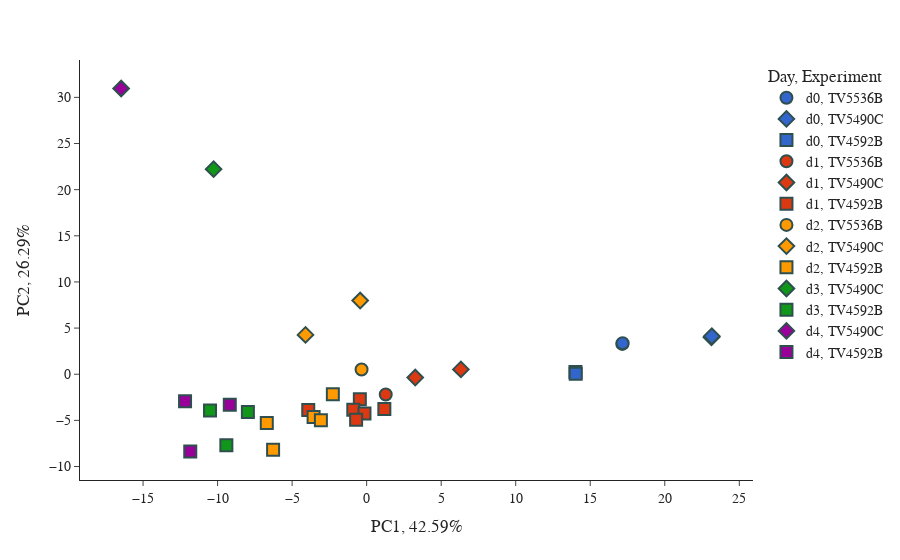

The notebook cell this image was saved under:
### Code cell
sample_map = {s:['median'] for s in vsts['library_14_2']}
test_gene = (vsts['library_14_2'].reset_index()
 .merge(annotation_df, on='barcode').drop(['locus_tag', 'phenotype', 'conc'], axis=1)
 .set_index('barcode')
 .groupby('ShortName').agg(sample_map))
test_gene.columns = [c[0] for c in test_gene.columns]
genes = test_gene.var(axis=1).sort_values(ascending=False).head(50).index
test_gene = test_gene.loc[genes]
df, pc1, pc2 = get_pca_df(test_gene)
plotPCA(df, pc1,pc2)

### Figure 1 — Plotly figure (JSON) as saved in the notebook; plotly's stock layout.template omitted (floating-point values rounded to 4 significant figures)
{"data": [{"customdata": [["inoculum"], ["inoculum"]], "hovertemplate": "Day=d0<br>Experiment=TV5536B<br>PC1, 42.59%=%{x}<br>PC2, 26.29%=%{y}<br>mouse=%{customdata[0]}<extra></extra>", "legendgroup": "d0, TV5536B", "marker": {"color": "#3366CC", "line": {"color": "DarkSlateGrey", "width": 2}, "size": 12, "symbol": "circle"}, "mode": "markers", "name": "d0, TV5536B", "orientation": "v", "showlegend": true, "type": "scatter", "x": [17.15, 17.17], "xaxis": "x", "y": [3.287, 3.353], "yaxis": "y"}, {"customdata": [["inoculum"], ["inoculum"]], "hovertemplate": "Day=d0<br>Experiment=TV5490C<br>PC1, 42.59%=%{x}<br>PC2, 26.29%=%{y}<br>mouse=%{customdata[0]}<extra></extra>", "legendgroup": "d0, TV5490C", "marker": {"color": "#3366CC", "line": {"color": "DarkSlateGrey", "width": 2}, "size": 12, "symbol": "diamond"}, "mode": "markers", "name": "d0, TV5490C", "orientation": "v", "showlegend": true, "type": "scatter", "x": [23.13, 23.16], "xaxis": "x", "y": [3.997, 4.108], "yaxis": "y"}, {"customdata": [["inoculum"], ["inoculum"]], "hovertemplate": "Day=d0<br>Experiment=TV4592B<br>PC1, 42.59%=%{x}<br>PC2, 26.29%=%{y}<br>mouse=%{customdata[0]}<extra></extra>", "legendgroup": "d0, TV4592B", "marker": {"color": "#3366CC", "line": {"color": "DarkSlateGrey", "width": 2}, "size": 12, "symbol": "square"}, "mode": "markers", "name": "d0, TV4592B", "orientation": "v", "showlegend": true, "type": "scatter", "x": [14.01, 14.02], "xaxis": "x", "y": [0.2394, 0.05462], "yaxis": "y"}, {"customdata": [["am359"]], "hovertemplate": "Day=d1<br>Experiment=TV5536B<br>PC1, 42.59%=%{x}<br>PC2, 26.29%=%{y}<br>mouse=%{customdata[0]}<extra></extra>", "legendgroup": "d1, TV5536B", "marker": {"color": "#DC3912", "line": {"color": "DarkSlateGrey", "width": 2}, "size": 12, "symbol": "circle"}, "mode": "markers", "name": "d1, TV5536B", "orientation": "v", "showlegend": true, "type": "scatter", "x": [1.28], "xaxis": "x", "y": [-2.201], "yaxis": "y"}, {"customdata": [["al977"], ["al978"]], "hovertemplate": "Day=d1<br>Experiment=TV5490C<br>PC1, 42.59%=%{x}<br>PC2, 26.29%=%{y}<br>mouse=%{customdata[0]}<extra></extra>", "legendgroup": "d1, TV5490C", "marker": {"color": "#DC3912", "line": {"color": "DarkSlateGrey", "width": 2}, "size": 12, "symbol": "diamond"}, "mode": "markers", "name": "d1, TV5490C", "orientation": "v", "showlegend": true, "type": "scatter", "x": [6.324, 3.26], "xaxis": "x", "y": [0.5247, -0.3606], "yaxis": "y"}, {"customdata": [["ad934"], ["ad936"], ["ad931"], ["ad932"], ["ad935"], ["ad933"]], "hovertemplate": "Day=d1<br>Experiment=TV4592B<br>PC1, 42.59%=%{x}<br>PC2, 26.29%=%{y}<br>mouse=%{customdata[0]}<extra></extra>", "legendgroup": "d1, TV4592B", "marker": {"color": "#DC3912", "line": {"color": "DarkSlateGrey", "width": 2}, "size": 12, "symbol": "square"}, "mode": "markers", "name": "d1, TV4592B", "orientation": "v", "showlegend": true, "type": "scatter", "x": [-0.4573, -0.8964, 1.188, -3.918, -0.146, -0.7068], "xaxis": "x", "y": [-2.702, -3.854, -3.779, -3.871, -4.252, -4.928], "yaxis": "y"}, {"customdata": [["am359"]], "hovertemplate": "Day=d2<br>Experiment=TV5536B<br>PC1, 42.59%=%{x}<br>PC2, 26.29%=%{y}<br>mouse=%{customdata[0]}<extra></extra>", "legendgroup": "d2, TV5536B", "marker": {"color": "#FF9900", "line": {"color": "DarkSlateGrey", "width": 2}, "size": 12, "symbol": "circle"}, "mode": "markers", "name": "d2, TV5536B", "orientation": "v", "showlegend": true, "type": "scatter", "x": [-0.3412], "xaxis": "x", "y": [0.5178], "yaxis": "y"}, {"customdata": [["al976"], ["al978"]], "hovertemplate": "Day=d2<br>Experiment=TV5490C<br>PC1, 42.59%=%{x}<br>PC2, 26.29%=%{y}<br>mouse=%{customdata[0]}<extra></extra>", "legendgroup": "d2, TV5490C", "marker": {"color": "#FF9900", "line": {"color": "DarkSlateGrey", "width": 2}, "size": 12, "symbol": "diamond"}, "mode": "markers", "name": "d2, TV5490C", "orientation": "v", "showlegend": true, "type": "scatter", "x": [-0.4357, -4.101], "xaxis": "x", "y": [7.98, 4.261], "yaxis": "y"}, {"customdata": [["ad933"], ["ad936"], ["ad931"], ["ad934"], ["ad932"]], "hovertemplate": "Day=d2<br>Experiment=TV4592B<br>PC1, 42.59%=%{x}<br>PC2, 26.29%=%{y}<br>mouse=%{customdata[0]}<extra></extra>", "legendgroup": "d2, TV4592B", "marker": {"color": "#FF9900", "line": {"color": "DarkSlateGrey", "width": 2}, "size": 12, "symbol": "square"}, "mode": "markers", "name": "d2, TV4592B", "orientation": "v", "showlegend": true, "type": "scatter", "x": [-6.276, -3.56, -3.069, -2.267, -6.699], "xaxis": "x", "y": [-8.191, -4.627, -4.975, -2.176, -5.274], "yaxis": "y"}, {"customdata": [["al978"]], "hovertemplate": "Day=d3<br>Experiment=TV5490C<br>PC1, 42.59%=%{x}<br>PC2, 26.29%=%{y}<br>mouse=%{customdata[0]}<extra></extra>", "legendgroup": "d3, TV5490C", "marker": {"color": "#109618", "line": {"color": "DarkSlateGrey", "width": 2}, "size": 12, "symbol": "diamond"}, "mode": "markers", "name": "d3, TV5490C", "orientation": "v", "showlegend": true, "type": "scatter", "x": [-10.27], "xaxis": "x", "y": [22.22], "yaxis": "y"}, {"customdata": [["ad933"], ["ad932"], ["ad931"]], "hovertemplate": "Day=d3<br>Experiment=TV4592B<br>PC1, 42.59%=%{x}<br>PC2, 26.29%=%{y}<br>mouse=%{customdata[0]}<extra></extra>", "legendgroup": "d3, TV4592B", "marker": {"color": "#109618", "line": {"color": "DarkSlateGrey", "width": 2}, "size": 12, "symbol": "square"}, "mode": "markers", "name": "d3, TV4592B", "orientation": "v", "showlegend": true, "type": "scatter", "x": [-9.412, -10.51, -7.968], "xaxis": "x", "y": [-7.694, -3.92, -4.106], "yaxis": "y"}, {"customdata": [["al978"]], "hovertemplate": "Day=d4<br>Experiment=TV5490C<br>PC1, 42.59%=%{x}<br>PC2, 26.29%=%{y}<br>mouse=%{customdata[0]}<extra></extra>", "legendgroup": "d4, TV5490C", "marker": {"color": "#990099", "line": {"color": "DarkSlateGrey", "width": 2}, "size": 12, "symbol": "diamond"}, "mode": "markers", "name": "d4, TV5490C", "orientation": "v", "showlegend": true, "type": "scatter", "x": [-16.47], "xaxis": "x", "y": [30.96], "yaxis": "y"}, {"customdata": [["ad933"], ["ad931"], ["ad932"]], "hovertemplate": "Day=d4<br>Experiment=TV4592B<br>PC1, 42.59%=%{x}<br>PC2, 26.29%=%{y}<br>mouse=%{customdata[0]}<extra></extra>", "legendgroup": "d4, TV4592B", "marker": {"color": "#990099", "line": {"color": "DarkSlateGrey", "width": 2}, "size": 12, "symbol": "square"}, "mode": "markers", "name": "d4, TV4592B", "orientation": "v", "showlegend": true, "type": "scatter", "x": [-11.83, -9.182, -12.18], "xaxis": "x", "y": [-8.373, -3.3, -2.925], "yaxis": "y"}], "layout": {"font": {"family": "Arial", "size": 14}, "legend": {"title": {"text": "Day, Experiment"}, "tracegroupgap": 0}, "margin": {"t": 60}, "title": {"font": {"size": 24}, "x": 0.5}, "xaxis": {"anchor": "y", "domain": [0, 1], "title": {"text": "PC1, 42.59%"}}, "yaxis": {"anchor": "x", "domain": [0, 1], "title": {"text": "PC2, 26.29%"}}}}
